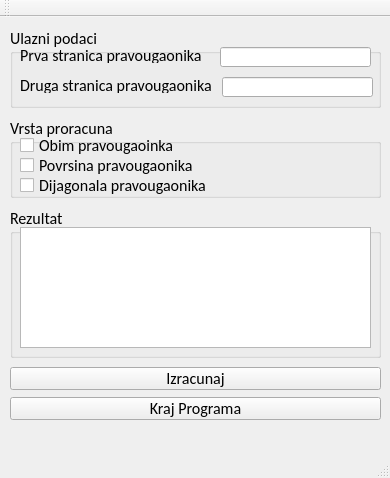
<?xml version="1.0" encoding="UTF-8"?>
<ui version="4.0">
 <class>rale</class>
 <widget class="QMainWindow" name="rale">
  <property name="geometry">
   <rect>
    <x>0</x>
    <y>0</y>
    <width>390</width>
    <height>478</height>
   </rect>
  </property>
  <property name="font">
   <font>
    <family>Calibri</family>
    <pointsize>12</pointsize>
   </font>
  </property>
  <property name="windowTitle">
   <string>rale</string>
  </property>
  <widget class="QWidget" name="centralWidget">
   <widget class="QGroupBox" name="groupBox">
    <property name="geometry">
     <rect>
      <x>10</x>
      <y>10</y>
      <width>371</width>
      <height>81</height>
     </rect>
    </property>
    <property name="title">
     <string>Ulazni podaci</string>
    </property>
    <widget class="QLineEdit" name="lineEdit_2">
     <property name="geometry">
      <rect>
       <x>212</x>
       <y>50</y>
       <width>151</width>
       <height>20</height>
      </rect>
     </property>
    </widget>
    <widget class="QLineEdit" name="lineEdit">
     <property name="geometry">
      <rect>
       <x>210</x>
       <y>20</y>
       <width>151</width>
       <height>20</height>
      </rect>
     </property>
    </widget>
    <widget class="QLabel" name="label_2">
     <property name="geometry">
      <rect>
       <x>10</x>
       <y>50</y>
       <width>191</width>
       <height>16</height>
      </rect>
     </property>
     <property name="text">
      <string>Druga stranica pravougaonika</string>
     </property>
    </widget>
    <widget class="QLabel" name="label">
     <property name="geometry">
      <rect>
       <x>10</x>
       <y>20</y>
       <width>191</width>
       <height>16</height>
      </rect>
     </property>
     <property name="text">
      <string>Prva stranica pravougaonika</string>
     </property>
    </widget>
   </widget>
   <widget class="QGroupBox" name="groupBox_2">
    <property name="geometry">
     <rect>
      <x>10</x>
      <y>100</y>
      <width>371</width>
      <height>81</height>
     </rect>
    </property>
    <property name="title">
     <string>Vrsta proracuna</string>
    </property>
    <widget class="QCheckBox" name="checkBox">
     <property name="geometry">
      <rect>
       <x>10</x>
       <y>20</y>
       <width>201</width>
       <height>17</height>
      </rect>
     </property>
     <property name="text">
      <string>Obim pravougaoinka</string>
     </property>
    </widget>
    <widget class="QCheckBox" name="checkBox_2">
     <property name="geometry">
      <rect>
       <x>10</x>
       <y>40</y>
       <width>191</width>
       <height>17</height>
      </rect>
     </property>
     <property name="text">
      <string>Povrsina pravougaonika</string>
     </property>
    </widget>
    <widget class="QCheckBox" name="checkBox_3">
     <property name="geometry">
      <rect>
       <x>10</x>
       <y>60</y>
       <width>211</width>
       <height>17</height>
      </rect>
     </property>
     <property name="text">
      <string>Dijagonala pravougaonika</string>
     </property>
    </widget>
   </widget>
   <widget class="QGroupBox" name="groupBox_3">
    <property name="geometry">
     <rect>
      <x>10</x>
      <y>190</y>
      <width>371</width>
      <height>151</height>
     </rect>
    </property>
    <property name="title">
     <string>Rezultat</string>
    </property>
    <widget class="QTextEdit" name="textEdit">
     <property name="geometry">
      <rect>
       <x>10</x>
       <y>20</y>
       <width>351</width>
       <height>121</height>
      </rect>
     </property>
     <property name="readOnly">
      <bool>true</bool>
     </property>
    </widget>
   </widget>
   <widget class="QPushButton" name="pushButton">
    <property name="geometry">
     <rect>
      <x>10</x>
      <y>350</y>
      <width>371</width>
      <height>23</height>
     </rect>
    </property>
    <property name="text">
     <string>Izracunaj</string>
    </property>
   </widget>
   <widget class="QPushButton" name="pushButton_2">
    <property name="geometry">
     <rect>
      <x>10</x>
      <y>380</y>
      <width>371</width>
      <height>23</height>
     </rect>
    </property>
    <property name="text">
     <string>Kraj Programa</string>
    </property>
   </widget>
  </widget>
  <widget class="QMenuBar" name="menuBar">
   <property name="geometry">
    <rect>
     <x>0</x>
     <y>0</y>
     <width>390</width>
     <height>26</height>
    </rect>
   </property>
  </widget>
  <widget class="QToolBar" name="mainToolBar">
   <attribute name="toolBarArea">
    <enum>TopToolBarArea</enum>
   </attribute>
   <attribute name="toolBarBreak">
    <bool>false</bool>
   </attribute>
  </widget>
  <widget class="QStatusBar" name="statusBar"/>
 </widget>
 <layoutdefault spacing="6" margin="11"/>
 <resources/>
 <connections/>
</ui>
